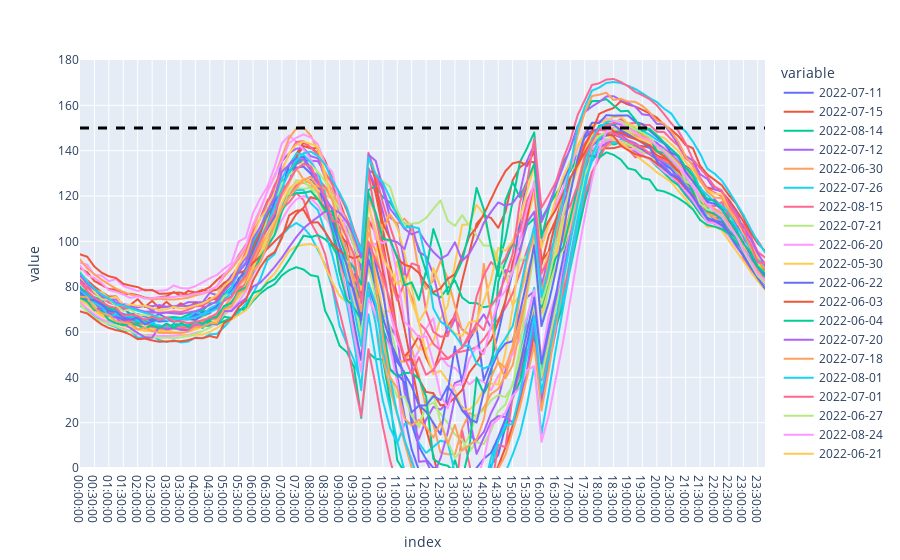

Notebook source saved alongside this figure:
### Code cell
# Utilization
total_day_profile = many_day_df_current.mean(axis='columns')
total_day_profile_peak = total_day_profile.max()
current_tot_energy = total_day_profile.sum()/intervals_per_hour
total_day_profile = many_day_df_future.mean(axis='columns')
total_day_profile_peak = total_day_profile.max()
future_tot_energy = total_day_profile.sum()/intervals_per_hour

POE_index = int(POE*nu_days)
current_peak_load_day = many_day_df_current.max().idxmax()
current_peak_load_MW = many_day_df_current[current_peak_load_day].max()
# peak_load_MW = many_day_df_future.max(axis='columns')
future_peak_load_day = many_day_df_future.max().idxmax()
future_peak_load_MW = many_day_df_future[future_peak_load_day].max()
sorted_load_days = many_day_df_future.max().sort_values(ascending=True)

high_load_days = sorted_load_days.iloc[POE_index:].index.to_numpy()

exceeding = 30
fig = go.Figure(many_day_df_future[high_load_days].plot())
fig.update_yaxes(range = [0,zs_combined_rating+exceeding])
fig.add_hline(y=zs_combined_rating, line_width=3, line_dash="dash", line_color="black")
